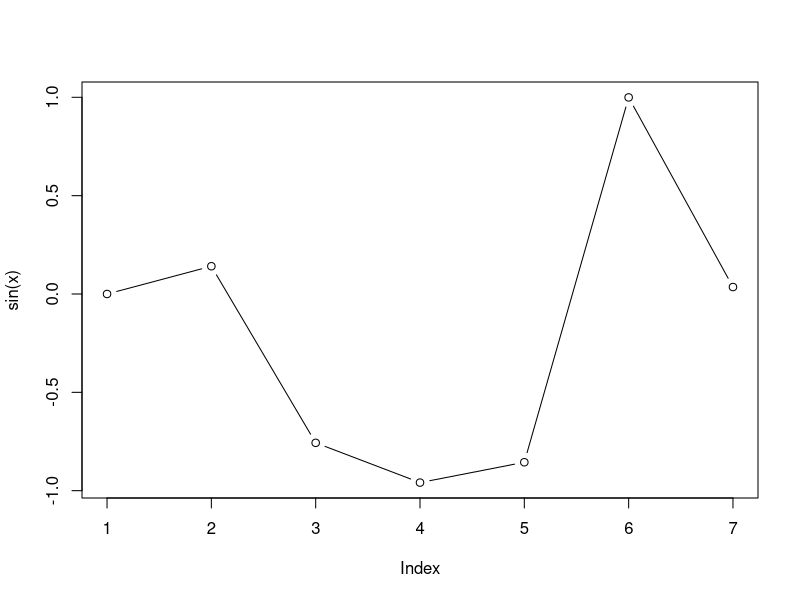

R code for this plot:
print('bar bar')
# bar

x<- c(0, 3, 4, 5, 67, 77, 88)
# plot(sin(x))

plot(sin(x),type = "b")
# koko do you see this?

# I think we need to change b to c.
# b